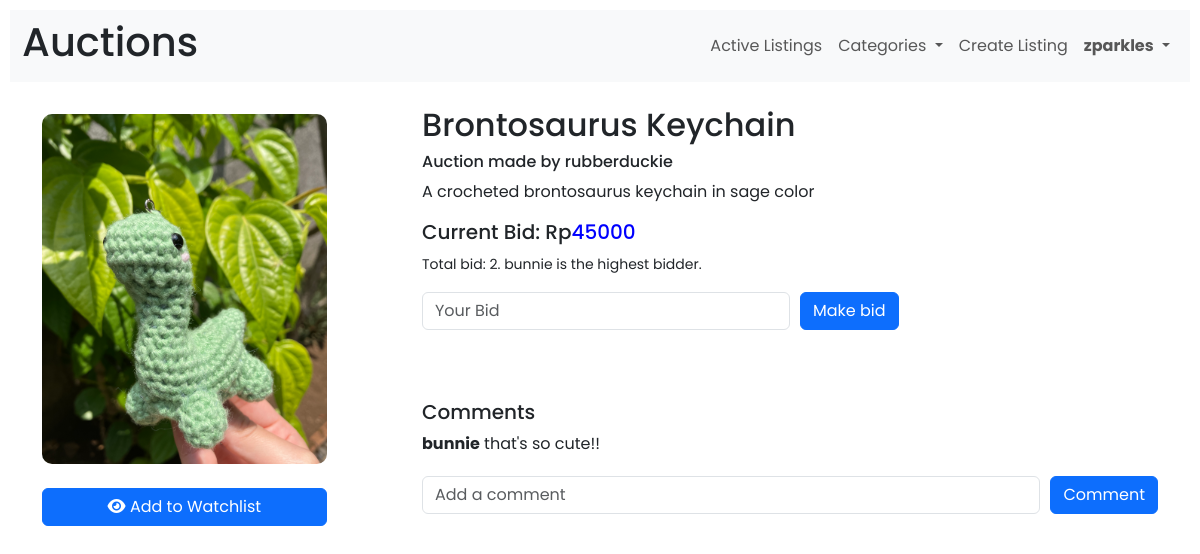
Page /4 (signed in) on the committed database.
### auctions/models.py (models this page shows, shortened)
class User(AbstractUser):
    pass

class Listings(models.Model):
    category_list = [
        ('Fashion', 'Fashion'),
        ('Toys', 'Toys'),
        ('Electronics', 'Electronics'),
        ('Home', 'Home'),
        ('Others', 'Others')
    ]
    title = models.CharField(max_length=50)
    description = models.TextField()
    current_bid = models.DecimalField(max_digits=12, decimal_places=0)
    image = models.ImageField(null= True, blank=True, upload_to='auctions/images/')
    category = models.CharField(choices=category_list, blank=True, max_length=15)
    author = models.ForeignKey(User, on_delete=models.CASCADE,related_name="posts", default=0)
    status= models.BooleanField(default=True)
    objects = CreateListing()

class Bid(models.Model):
    bid = models.DecimalField(max_digits=12, decimal_places=0)
    bidder = models.ForeignKey(User,on_delete=models.CASCADE, related_name="bid_value", default=0)
    bid_object= models.ForeignKey(Listings,on_delete=models.CASCADE, related_name="bid", default=0)
    winner = models.BooleanField(default= False)
    objects = CreateBid()

class Comment(models.Model):
    comment = models.CharField(max_length=500)
    account = models.ForeignKey(User,on_delete=models.CASCADE, related_name="comments", default=0)
    comment_object= models.ForeignKey(Listings,on_delete=models.CASCADE, related_name="commented", default=0)
    objects = CreateComment()

### auctions/views.py (the view, shortened to what this page needs)
# urls.py: path("<int:listing_id>", views.listing_page, name="listing"),
def listing_page (request, listing_id):
    post = Listings.objects.get(pk=listing_id)
    bid_exist = Bid.objects.filter(bid_object = listing_id)
    try:
        watchlist = Watchlist.objects.get(item=listing_id)
    except Watchlist.DoesNotExist:
        watchlist = None
    if bid_exist:
        top_bid = Bid.objects.filter(bid_object = listing_id).latest('bid')
        return render(request, "auctions/listing.html", {
            "listing": post,
            "comments": Comment.objects.filter(comment_object = listing_id),
            "top_bid" : top_bid,
            "bid_exist" : bid_exist,
            "watchlist": watchlist
        })
    return render(request, "auctions/listing.html", {
        "listing": post,
        "comments": Comment.objects.filter(comment_object = listing_id),
        "watchlist": watchlist
    })

### auctions/templates/auctions/listing.html (shortened to what this page needs)
{% extends "auctions/layout.html" %}
{% block body %}
<br>
<div class="container">
    <div class="row">
        <div class = "col-4 mt-2">
            <img src="{{listing.image.url}}" alt="listing image" class="image-rounded">
            <br>
            <br>
            {% if not top_bid.winner and user.is_authenticated%}
                {% if user.username == listing.author.username %}
                <a class="btn btn-primary" href="{% url 'close' listing.id %}" role="button" style="width:80%; background-color:red; border-color: red;">Close</a>
                {% elif user.username == watchlist.user.username %}
                <a class="btn btn-secondary" href="{% url 'delete watchlist' listing.id  %}" role="button" style="width:80%; background-color:red; border-color: red;"><i class="fa-solid fa-eye-slash"></i> Remove from Watchlist</a>
                {% else %}
                <a class="btn btn-primary" href="{% url 'watchlist' listing.id  %}" role="button" style="width:80%;"><i class="fa-solid fa-eye"></i> Add to Watchlist</a>
                {% endif %}
            {% endif %}
        </div>
        {% if not top_bid.winner %}
            <div class = "col-8 style="text-align: justify;">
                <h2>{{listing.title}}</h2>
                <h6> Auction made by {{listing.author.username}}</h6>
                <p>{{listing.description}}</p>
                {% if top_bid %}
                <h5>Current Bid: Rp<span style="color: blue">{{top_bid.bid}}</span></h5>
                    {% if top_bid.bidder.username == user.username %}
                    <p><small>Total bid: {{ bid_exist | length}}. You're the highest bidder.</small></p>
                    {% else %}
                    <p><small>Total bid: {{ bid_exist | length}}. {{top_bid.bidder.username}} is the highest bidder.</small></p>
                    {% endif %}
                {% else %}
                    <h5>Starting Bid: Rp<span style="color: blue">{{listing.current_bid}}</span></h5>
                {% endif %}
                {% if user.is_authenticated and user.username != listing.author.username %}
                <form action="{% url 'listing' listing.id %}" method="post" >
                    <div class="form-group form-side">
                        <input class="form-control" type="number" name="bid" placeholder="Your Bid" style="width:50%">
                        <input class="btn btn-primary" type="submit" value="Make bid">
                    </div>
                        <div class="comment-container">
                            <h5>Comments</h5>
                            {% for c in comments %}
                                <strong>{{ c.account.username}}</strong>
                                {{ c.comment }}
                                <br>
                            {% endfor %}
                        </div>
                        <div class="form-group form-side">
                            <input class="form-control" type="text" name="comment" placeholder="Add a comment">
                            <input class="btn btn-primary" type="submit" value="Comment">
                        </div>
                    </form>
                    {% endif %}
        {% endif %}
        </div>
    </div>
</div>
{% endblock %}

### auctions/templates/auctions/layout.html (shortened to what this page needs)
{% load static %}
<!DOCTYPE html>
<html lang="en">
    <head>
        <link href="{% static 'auctions/styles.css' %}" rel="stylesheet">
    <link rel="stylesheet" href="https://cdnjs.cloudflare.com/ajax/libs/font-awesome/6.5.1/css/all.min.css" />
        <link href="https://cdn.jsdelivr.net/npm/bootstrap@5.3.2/dist/css/bootstrap.min.css" rel="stylesheet">
    </head>
    <body>
        <nav class="navbar navbar-expand-lg navbar-light bg-light">
            <div class="container-fluid">
            <h1>Auctions</h1>
            <div class="collapse navbar-collapse" id="navbarSupportedContent">
                <ul class="navbar-nav ms-auto mb-2 mb-lg-0">
                    <li class="nav-item">
                        <a class="nav-link" href="{% url 'index' %}">Active Listings</a>
                    </li>
                    <div class="collapse navbar-collapse" id="navbarNavLightDropdown">
                        <li class="nav-item dropdown">
                            <a class="nav-link dropdown-toggle" href="#" role="button" data-bs-toggle="dropdown" aria-expanded="false">
                                Categories
                            </a>
                        </li>
                    </div>
                    {% if user.is_authenticated %}
                    <li class="nav-item">
                        <a class="nav-link" href="{% url 'create' %}">Create Listing</a>
                    </li>
                    <div class="collapse navbar-collapse" id="navbarNavLightDropdown">
                        <li class="nav-item dropdown">
                            <a class="nav-link dropdown-toggle" href="#" role="button" data-bs-toggle="dropdown" aria-expanded="false">
                                <strong>{{ user.username }}</strong>
                            </a>
                        </li>
                    </div>
                    {% endif %}
                </ul>
            </div>
            </div>
          </nav>
        {% block body %}
        {% endblock %}
    </body>
</html>

### auctions/static/auctions/styles.css (style rules this page uses)
body { padding: 10px; font-family: 'Poppins' !important; }
.form-group { margin-bottom: 20px!important; }
.comment-container { padding-top: 50px!important; padding-bottom: 20px!important; }
.image-rounded { border-radius: 10px!important; width: 80%; height: 350px; object-fit: cover; }
.form-side { display: flex; justify-content: flex-start; align-items: center; gap: 10px; }

### rows in the picture
User: username "zparkles"
Listings: image (picture), title "Brontosaurus Keychain", author.username "rubberduckie", description "A crocheted brontosaurus keychain in sage color"
Bid: bid "45000", bidder.username "bunnie"
Comment: account.username "bunnie", comment "that's so cute!!"

### other values in the picture
{{ bid_exist | length }} "2"
